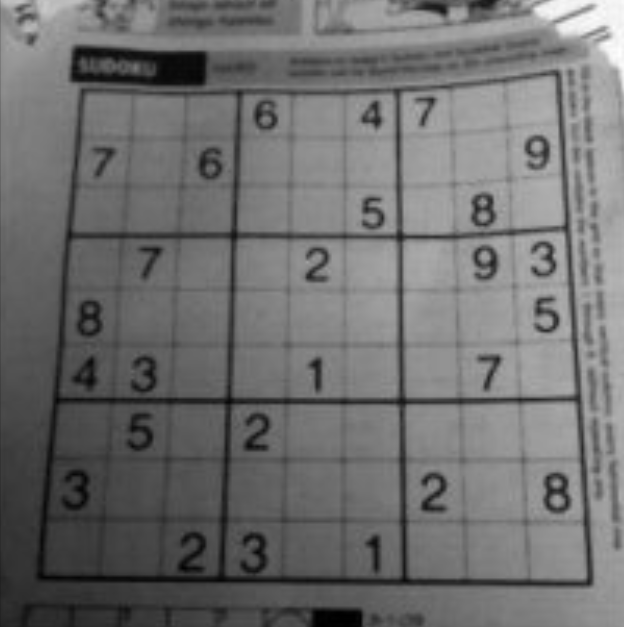
#> input picture img/sudoku.png, 624 x 627 px
$ python ImageThresholding2.py
#> lines starting #> are read from the running program, lines starting #| are printed output that depends on the picture; after the words box and inside, x2 and y2 are one past the last pixel; in counts of white or black regions, pixels touching at a corner belong together
import cv2 as cv
import numpy as np
from matplotlib import pyplot as plt

img = cv.imread("../img/sudoku.png", 0)
#> img is the input picture: shape (627, 624); min 0, max 254, mean 111.5

# the second is the kernel size, which must be odd
# the result piexl is the median in 5*5 window
img = cv.medianBlur(img, 5)

ret, th1 = cv.threshold(img, 127, 255, cv.THRESH_BINARY)
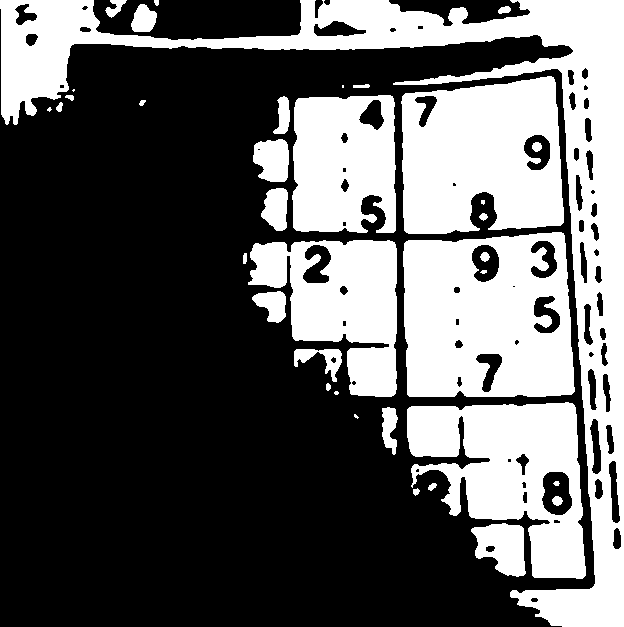
#> th1: shape (627, 624); 37.3% white; 37 white regions (6 under 20 px), largest, box (x1, y1, x2, y2) and area: (0, 0, 624, 627) 48831, (403, 232, 575, 397) 23719, (401, 76, 564, 234) 20985

# (origional image, max value, adaptive method, threshold method, kernel size, C)
# if adaptive method is cv.ADAPTIVE_THRESH_MEAN_C, that means use the mean of
# the neighbours of (x, y) in kernel*kernel window minus C as the threshold
# in this case, use the mean of 11*11-1 pixels and minus the result with 2
# use the threshold do cv.THRESH_BINARY threshold, the threshold is used on
# just this one pixel.
th2 = cv.adaptiveThreshold(img, 255, cv.ADAPTIVE_THRESH_MEAN_C,
                           cv.THRESH_BINARY, 11, 2)
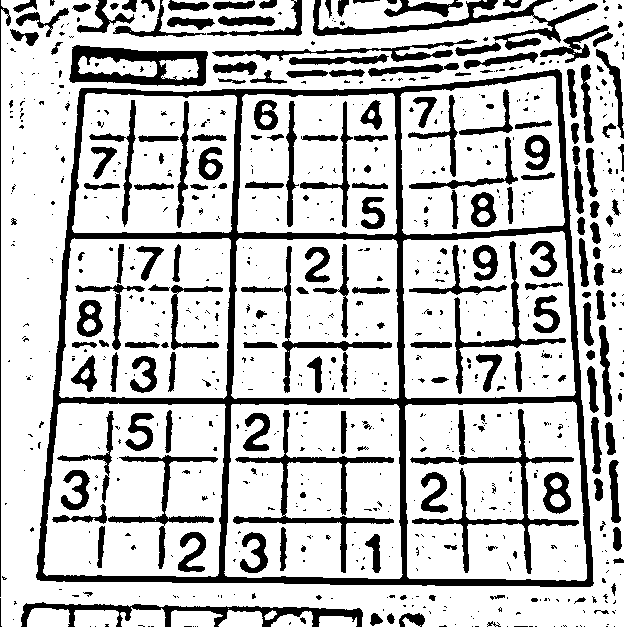
#> th2: shape (627, 624); 76.4% white; 805 black regions (595 under 20 px), largest, box (x1, y1, x2, y2) and area: (36, 69, 594, 587) 24600, (410, 409, 579, 574) 3013, (69, 45, 208, 86) 2888
# if use cv.ADAPTIVE_THRESH_GAUSSIAN_C, the threshold is the gaussian mean of the
# kernel*kernel neighbor pixel value minus C
th3 = cv.adaptiveThreshold(img, 255, cv.ADAPTIVE_THRESH_GAUSSIAN_C,
                           cv.THRESH_BINARY, 11, 2)
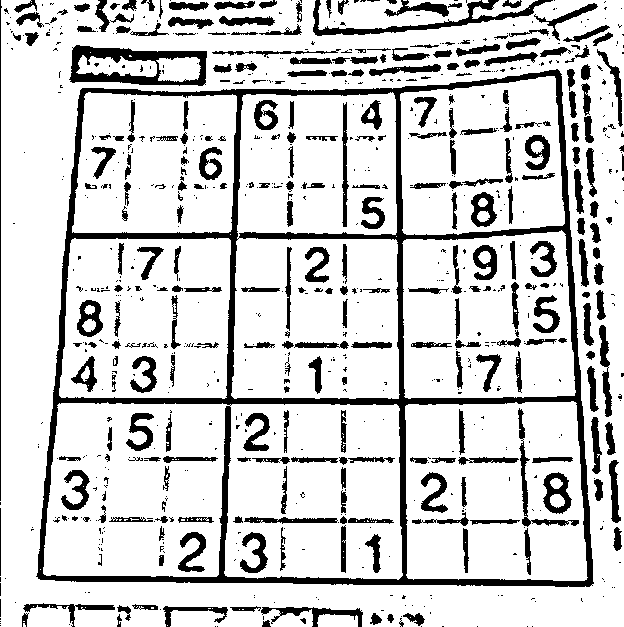
#> th3: shape (627, 624); 81.8% white; 822 black regions (530 under 20 px), largest, box (x1, y1, x2, y2) and area: (36, 69, 594, 587) 22731, (69, 45, 207, 86) 2493, (313, 0, 553, 36) 1634
titles = ['ORIGINAL', 'GLOBAL(v=127)', 'ADAPTIVE MEAN', 'ADAPTIVE GAUSSIAN']
images = [img, th1, th2, th3]

for i in range(4):
    plt.subplot(2, 2, i+1)
    plt.imshow(images[i], 'gray')
    plt.title(titles[i])
    plt.xticks([]), plt.yticks([])

plt.show()
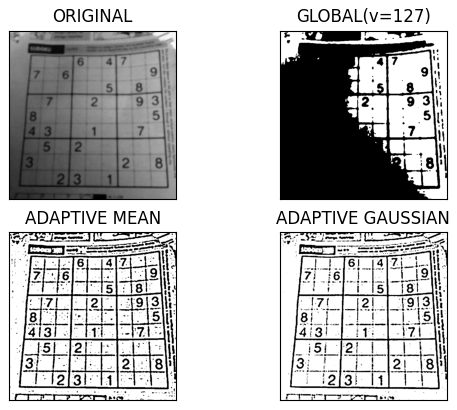
#> figure drawn by matplotlib, 4 panels
